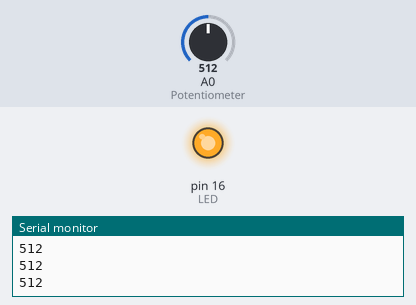
The sketch below on a simulated Arduino Uno, built with avr-gcc and run on an emulated ATmega328P. On the bench: output pins drawn as LEDs (lit = HIGH), the last lines printed to the serial monitor. Inputs (shaded band) come from the test bench; at power-on: A0 (Potentiometer) = 512.

Above: at 1.2 s.
1.3 s: A0 (Potentiometer) set to 137
2.8 s: A0 (Potentiometer) set to 114
At 3.4 s:
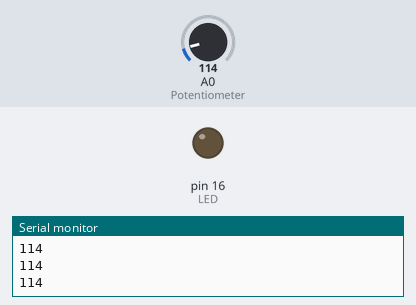
4.3 s: A0 (Potentiometer) set to 306
At 4.6 s:
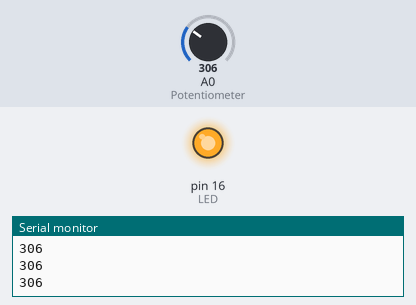
5.8 s: A0 (Potentiometer) set to 122
At 7.0 s:
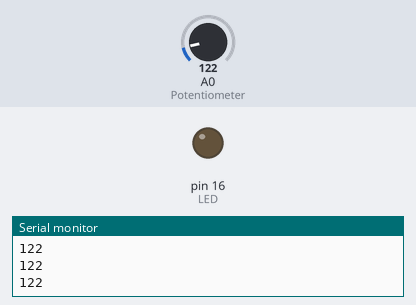
Timing chart, 0 to 8.3 s (numbered marks = the images above; inputs shaded):
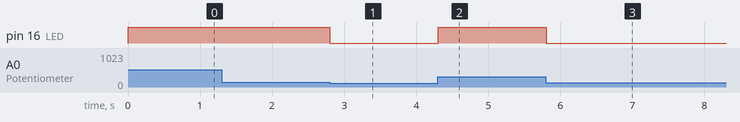

The sketch:

inventoneLedBrigthnessControl_Potentiometer.ino
```cpp
/*This sketch is used to regulate the brightness of an LED using the InventOne dev. board
Note that the InventOne board is very sensitive with a maximum ADC port voltage of 1V hence use
appropriate voltage division circuit
*/
//Define LED, Potentiometer pins
int Potentiometer = 0;
int LED = 16;
int Value;

void setup() {
  pinMode(Potentiometer, INPUT);
  pinMode(LED, OUTPUT);
//Begin serial connection
  Serial.begin(9600);
}

void loop() {
//Read voltage level from Potentiometer
  Value = analogRead(Potentiometer);
  Serial.println(Value);
//Write voltage level to LED pin
  analogWrite(LED, Value);
  delay(20);
}
```

Measured:
- the behaviour switches between 128 and 127 on A0 (Potentiometer) (found by bisection; images 0 and 1)
- after the input at 2.8 s, pin 16 (LED): HIGH → LOW at once
- after the input at 4.3 s, pin 16 (LED): LOW → HIGH at once
- after the input at 5.8 s, pin 16 (LED): HIGH → LOW at once
